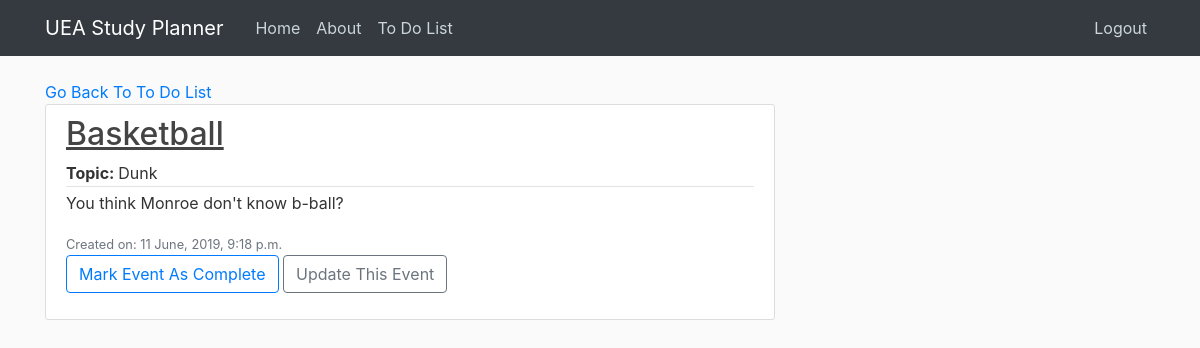
The page /todo/40/ (signed in) on the database its author committed.
### users/models.py (models this page shows, shortened)
class ToDo(models.Model):
	module_title = models.CharField(max_length=30)
	topic = models.CharField(max_length=30)
	date_created = models.DateTimeField(auto_now_add=True)
	author = models.ForeignKey(User, on_delete=models.CASCADE)
	notes = models.TextField()

### users/views.py (the view)
# urls.py: path('todo/<int:pk>/', ToDoDetailView.as_view(), name="todo_detail"),
class ToDoDetailView(LoginRequiredMixin, DetailView):
	model = ToDo

### users/templates/users/todo_detail.html (shortened to what this page needs)
{% extends "home_page/base.html" %}
{% block content %}
    <a href="{% url 'todo' %}"> Go Back To To Do List </a>
    <article class="media content-section">
      <div class="media-body">
        <div class="article-metadata">
        <h2 class="article-title">
        	<u>{{ object.module_title }}</u>
        </h2>
          <a class="text-center"><b>Topic: </b>{{ object.topic }}</a>
        </div>
        <p class="article-content">{{ object.notes }}</p>
        <small class="text-muted">
        Created on:  {{ object.date_created|date:"d F, Y, P" }}
    	</small>
        <div class="form-group">
            <a class="btn btn-outline-primary" href="{% url 'todo_delete' todo.id %}">
            Mark Event As Complete
            </a>
            <a class="btn btn-outline-secondary" href="{% url 'todo_update' todo.id %}">
            Update This Event
            </a>
        </div>
    </article>
{% endblock content %}

### home_page/static/home_page/main.css (style rules this page uses)
body { background: #fafafa; color: #333333; margin-top: 5rem; }
h1, h2, h3, h4, h5, h6 { color: #444444; }
.content-section { background: #ffffff; padding: 10px 20px; border: 1px solid #dddddd; border-radius: 3px; margin-bottom: 20px; }
.article-title { color: #444444; }
.article-content { white-space: pre-line; }
.article-metadata { padding-bottom: 1px; margin-bottom: 4px; border-bottom: 1px solid #e3e3e3 }

### rows shown on the page
ToDo: module_title "Basketball", topic "Dunk", notes "You think Monroe don't know b-ball?", date_created "11 June, 2019, 9:18 p.m."
